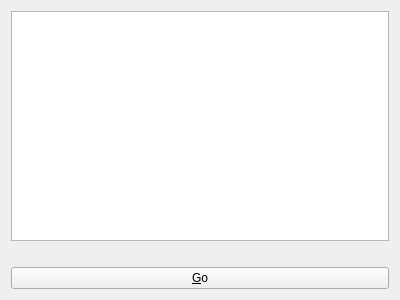
<?xml version="1.0" encoding="UTF-8"?>
<ui version="4.0">
 <class>WdgSearch</class>
 <widget class="QWidget" name="WdgSearch">
  <property name="geometry">
   <rect>
    <x>0</x>
    <y>0</y>
    <width>400</width>
    <height>300</height>
   </rect>
  </property>
  <property name="windowTitle">
   <string>Form</string>
  </property>
  <layout class="QVBoxLayout" name="verticalLayout">
   <item>
    <widget class="QListView" name="lstAction"/>
   </item>
   <item>
    <widget class="QLabel" name="lblWhatsThis">
     <property name="text">
      <string/>
     </property>
    </widget>
   </item>
   <item>
    <widget class="QPushButton" name="bnTrigger">
     <property name="text">
      <string>&amp;Go</string>
     </property>
    </widget>
   </item>
  </layout>
 </widget>
 <resources/>
 <connections/>
</ui>
